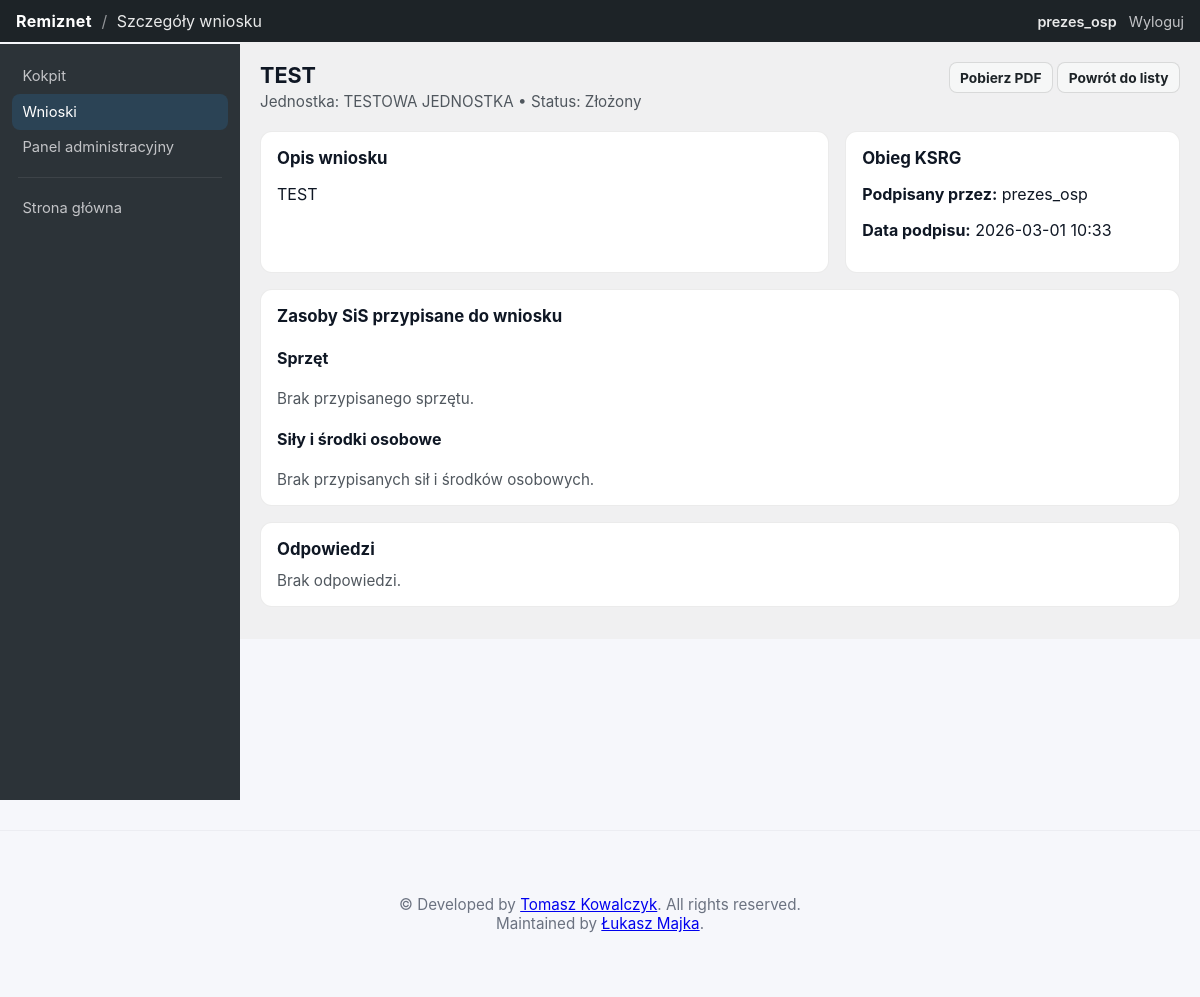
/osp/requests/1/ (signed in), run on an earlier commit of the app's database.
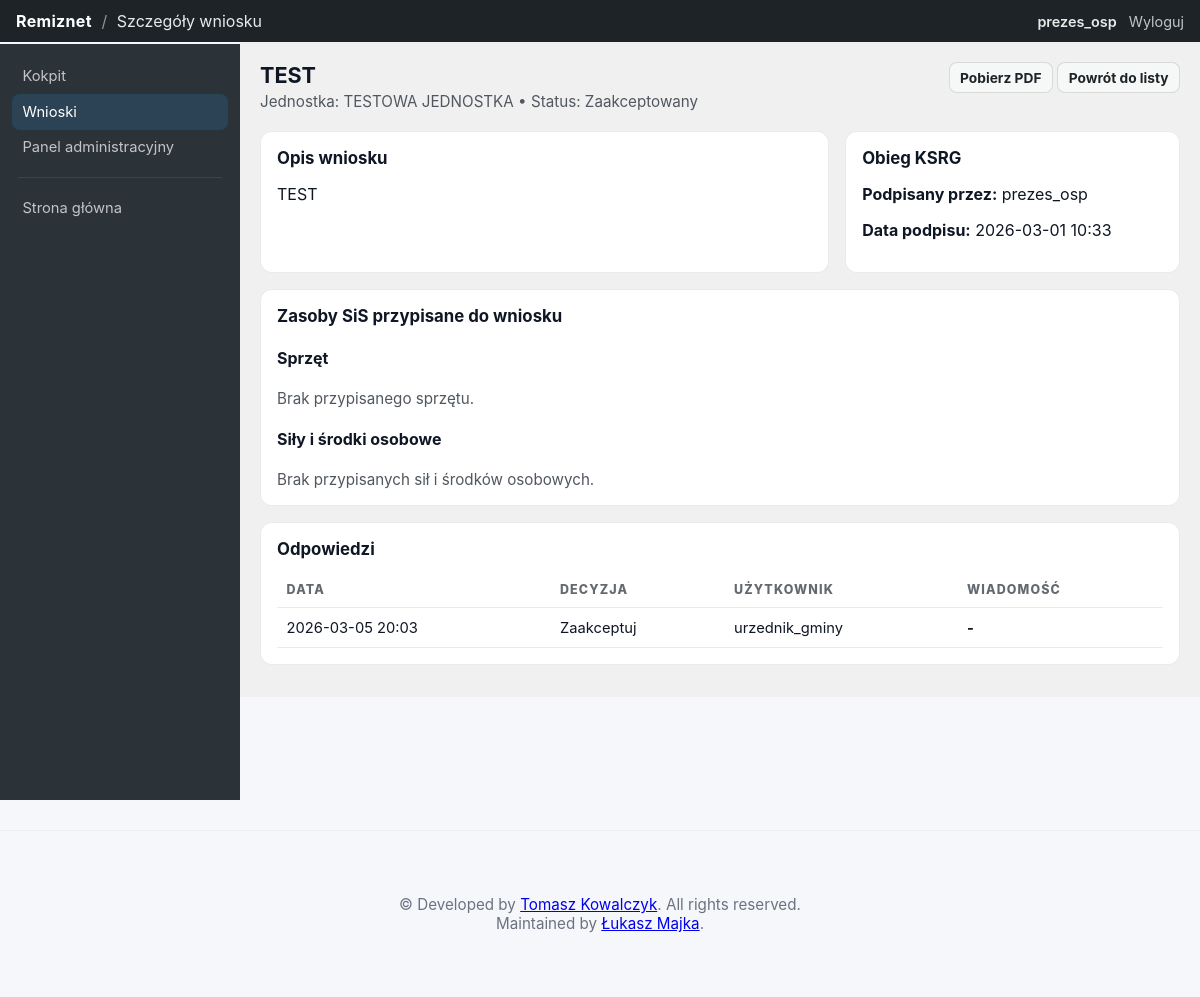
And on a later commit of the database.
### osp/models.py (models this page shows, shortened)
class Request(models.Model):
    STATUS_DRAFT = 'DRAFT'
    STATUS_SUBMITTED = 'SUBMITTED'
    STATUS_ACCEPTED = 'ACCEPTED'
    STATUS_REJECTED = 'REJECTED'
    STATUS_ARCHIVED = 'ARCHIVED'
    STATUS_CHOICES = [
        (STATUS_DRAFT, 'Roboczy'),
        (STATUS_SUBMITTED, 'Złożony'),
        (STATUS_ACCEPTED, 'Zaakceptowany'),
        (STATUS_REJECTED, 'Odrzucony'),
        (STATUS_ARCHIVED, 'Zarchiwizowany'),
    ]
    unit = models.ForeignKey(Unit, on_delete=models.CASCADE, related_name='requests')
    created_by = models.ForeignKey(User, on_delete=models.SET_NULL, null=True, blank=True)
    title = models.CharField(max_length=250)
    description = models.TextField()
    status = models.CharField(max_length=20, choices=STATUS_CHOICES, default=STATUS_DRAFT)
    created_at = models.DateTimeField(auto_now_add=True)
    updated_at = models.DateTimeField(auto_now=True)
    signed_by = models.ForeignKey(User, on_delete=models.SET_NULL, null=True, blank=True, related_name='signed_requests')
    signed_at = models.DateTimeField(null=True, blank=True)
    archived_by = models.ForeignKey(User, on_delete=models.SET_NULL, null=True, blank=True, related_name='archived_requests')
    archived_at = models.DateTimeField(null=True, blank=True)
    equipment_resources = models.ManyToManyField('Equipment', blank=True, related_name='requests')
    personnel_resources = models.ManyToManyField('PersonnelResource', blank=True, related_name='requests')

class Unit(models.Model):
    name = models.CharField(max_length=200)
    address = models.CharField(max_length=300, blank=True)
    created_at = models.DateTimeField(auto_now_add=True)
    president = models.ForeignKey(User, on_delete=models.SET_NULL, null=True, blank=True, related_name='presided_units')
    def __str__(self):
        return self.name

class RequestResponse(models.Model):
    ACTION_ACCEPT = 'ACCEPT'
    ACTION_REJECT = 'REJECT'
    ACTION_COMMENT = 'COMMENT'
    ACTION_CHOICES = [
        (ACTION_ACCEPT, 'Zaakceptuj'),
        (ACTION_REJECT, 'Odrzuć'),
        (ACTION_COMMENT, 'Komentarz'),
    ]
    request = models.ForeignKey(Request, on_delete=models.CASCADE, related_name='responses')
    responder = models.ForeignKey(User, on_delete=models.SET_NULL, null=True, blank=True)
    message = models.TextField(blank=True)
    action = models.CharField(max_length=20, choices=ACTION_CHOICES, default=ACTION_COMMENT)
    created_at = models.DateTimeField(auto_now_add=True)

### osp/views.py (the view)
# urls.py: path('requests/<int:pk>/', views.request_detail, name='request_detail'),
@login_required
def request_detail(request, pk):
    req = get_object_or_404(Request.objects.prefetch_related('responses', 'equipment_resources', 'personnel_resources'), pk=pk)
    user = request.user
    user_is_president = is_president(user)
    user_is_official = is_official(user)
    if user_is_president and req.created_by == user:
        pass
    elif user_is_official:
        pass
    else:
        return HttpResponseForbidden('Brak uprawnień do podglądu tego wniosku')
    can_sign = (
        user_is_president
        and req.created_by == user
        and req.status in [Request.STATUS_ACCEPTED, Request.STATUS_REJECTED]
        and not req.signed_by
    )
    can_archive = (
        user_is_official
        and req.status in [Request.STATUS_ACCEPTED, Request.STATUS_REJECTED]
        and req.signed_by is not None
        and req.archived_at is None
    )
    context = {
        'request_obj': req,
        'is_president': user_is_president,
        'is_official': user_is_official,
        'can_sign': can_sign,
        'can_archive': can_archive,
        'can_respond': user_is_official and req.status == Request.STATUS_SUBMITTED,
    }
    return render(request, 'osp/request_detail.html', context)

### osp/views.py (called while the page is built)
def is_president(user):
    return (
        user.is_authenticated
        and user.groups.filter(name__in=['Prezes OSP', 'president']).exists()
    )

def is_official(user):
    return (
        user.is_authenticated
        and user.groups.filter(name__in=['Urzędnik gminy', 'official']).exists()
    )

### osp/templates/osp/request_detail.html (shortened to what this page needs)
{% extends 'osp/base.html' %}
{% block content %}
  <div class="wp-admin">
    <header class="wp-topbar">
      <div class="wp-topbar-left">
        <div class="wp-brand">Remiznet</div>
        <span class="wp-sep">/</span>
        <span class="wp-area">Szczegóły wniosku</span>
      </div>
      <div class="wp-topbar-right">
        <span class="wp-user">{{ request.user.username }}</span>
        <a class="wp-topbar-link" href="{% url 'osp:logout' %}">Wyloguj</a>
      </div>
    </header>
    <div class="wp-layout">
      <aside class="wp-sidebar" aria-label="Nawigacja">
        <a class="wp-menu-item" href="{% url 'osp:panel' %}">Kokpit</a>
        <a class="wp-menu-item is-active" href="{% url 'osp:request_list' %}">Wnioski</a>
        <a class="wp-menu-item" href="/admin/">Panel administracyjny</a>
        <div class="wp-menu-sep"></div>
        <a class="wp-menu-item" href="/">Strona główna</a>
      </aside>
      <section class="wp-content">
        <div class="wp-page-head">
          <div>
            <h2 class="wp-title">{{ request_obj.title }}</h2>
            <p class="wp-subtitle">Jednostka: {{ request_obj.unit }} • Status: {{ request_obj.get_status_display }}</p>
          </div>
          <div class="wp-actions">
            <a class="wp-btn" href="{% url 'osp:request_pdf' request_obj.pk %}">Pobierz PDF</a>
            <a class="wp-btn" href="{% url 'osp:request_list' %}">Powrót do listy</a>
          </div>
        </div>
        <div class="wp-grid">
          <section class="wp-card">
            <header class="wp-card-head">
              <h3>Opis wniosku</h3>
            </header>
            <p>{{ request_obj.description }}</p>
          </section>
          <section class="wp-card">
            <header class="wp-card-head">
              <h3>Obieg KSRG</h3>
            </header>
            {% if request_obj.signed_by %}
              <p><strong>Podpisany przez:</strong> {{ request_obj.signed_by }}</p>
              <p><strong>Data podpisu:</strong> {{ request_obj.signed_at|date:"Y-m-d H:i" }}</p>
            {% elif can_sign %}
              <a class="btn btn-primary" href="{% url 'osp:request_sign' request_obj.pk %}">Podpisz wniosek</a>
            {% else %}
              <p class="wp-empty">Wniosek nie został jeszcze podpisany.</p>
            {% endif %}
          </section>
        </div>
        <section class="wp-card" style="margin-top: 1rem;">
          <header class="wp-card-head">
            <h3>Zasoby SiS przypisane do wniosku</h3>
          </header>
          <h4>Sprzęt</h4>
          {% if request_obj.equipment_resources.exists %}
            <ul>
              {% for equipment in request_obj.equipment_resources.all %}
                <li>{{ equipment.name }} ({{ equipment.inventory_number }}) - {{ equipment.get_condition_display }}</li>
              {% endfor %}
            </ul>
          {% else %}
            <p class="wp-empty">Brak przypisanego sprzętu.</p>
          {% endif %}
          <h4>Siły i środki osobowe</h4>
          {% if request_obj.personnel_resources.exists %}
            <ul>
              {% for personnel in request_obj.personnel_resources.all %}
                <li>{{ personnel.role_name }} - {{ personnel.firefighter|default:"Bez przypisanego strażaka" }} ({{ personnel.get_readiness_display }})</li>
              {% endfor %}
            </ul>
          {% else %}
            <p class="wp-empty">Brak przypisanych sił i środków osobowych.</p>
          {% endif %}
        </section>
        <section class="wp-card" style="margin-top: 1rem;">
          <header class="wp-card-head">
            <h3>Odpowiedzi</h3>
          </header>
          {% if request_obj.responses.exists %}
            <div class="wp-table-wrap" role="region" aria-label="Odpowiedzi na wniosek">
              <table class="wp-table">
                <thead>
                  <tr>
                    <th>Data</th>
                    <th>Decyzja</th>
                    <th>Użytkownik</th>
                    <th>Wiadomość</th>
                  </tr>
                </thead>
                <tbody>
                  {% for resp in request_obj.responses.all %}
                    <tr>
                      <td>{{ resp.created_at|date:"Y-m-d H:i" }}</td>
                      <td>{{ resp.get_action_display }}</td>
                      <td>{{ resp.responder }}</td>
                      <td class="wp-td-strong">{{ resp.message|default:"-" }}</td>
                    </tr>
                  {% endfor %}
                </tbody>
              </table>
            </div>
          {% else %}
            <p class="wp-empty">Brak odpowiedzi.</p>
          {% endif %}
        </section>
      </section>
    </div>
  </div>
{% endblock %}

### osp/templates/osp/base.html (shortened to what this page needs)
{% load static %}
<!DOCTYPE html>
<html lang="pl">
<head>
    <link rel="stylesheet" href="{% static 'osp/css/style.css' %}">
</head>
<body>
    <main class="site-main">
        {% block content %}{% endblock %}
    </main>
    <footer class="site-footer">
        <div class="container" style="text-align:center;padding:2rem 0;color:var(--muted,#6b7280);font-size:.95rem;">
            &copy; Developed by <a href="https://www.linkedin.com/in/tomasz-kowalczyk-196aa6395" class="footer-link">Tomasz Kowalczyk</a>. All rights reserved.
            <br>
            Maintained by <a href="https://ph0tc.pl/" class="footer-link">Łukasz Majka</a>.
        </div>
    </footer>
</body>
</html>

### static/osp/css/style.css (style rules this page uses)
:root { --bg:#f6f7fb; --header:#1f3a57; --accent:#2b8bd6; --accent-dark:#246aa8; --muted:#6b7280; --card:#ffffff; }
* { box-sizing:border-box }
body { font-family: Inter, "Segoe UI", Roboto, Arial, sans-serif; background:var(--bg); color:#0f1724; margin:0; -webkit-font-smoothing:antialiased; }
.container { max-width:1100px;margin:0 auto;padding:0 1rem }
.site-main { padding:2rem 0 }
.site-footer { padding:2rem 0;border-top:1px solid rgba(15,23,36,0.04);background:transparent }
:root { --lp-primary: #0F2338; --lp-primary-light: #00A8AA; --lp-accent: #CC2630; --lp-text: #0F2338; }
.wp-admin { margin: -2rem 0 0; min-height: calc(100vh - 2rem); }
.wp-topbar { position: sticky; top: 0; z-index: 20; background: #1d2327; color: #c3c4c7; padding: .7rem 1rem; display: flex; align-items: center; justify-content: space-between; gap: 1rem; }
.wp-topbar-left { display: inline-flex; align-items: center; gap: .6rem; min-width: 0; }
.wp-brand { color: #fff; font-weight: 700; letter-spacing: .02em; }
.wp-sep { opacity: .7; }
.wp-area { color: #fff; opacity: .9; white-space: nowrap; overflow: hidden; text-overflow: ellipsis; }
.wp-topbar-right { display: inline-flex; align-items: center; gap: .75rem; }
.wp-user { color: #fff; opacity: .9; font-weight: 600; font-size: .9rem; }
.wp-topbar-link { color: #c3c4c7; text-decoration: none; font-size: .9rem; }
.wp-layout { min-height: calc(100vh - 44px); }
.wp-sidebar { background: #2c3338; color: #c3c4c7; padding: .9rem .75rem; position: fixed; top: 44px; left: 0; width: 240px; height: calc(100vh - 44px); z-index: 30; overflow-y: auto; }
.wp-menu-item { display: flex; align-items: center; justify-content: space-between; gap: .75rem; padding: .55rem .65rem; border-radius: 8px; color: #c3c4c7; text-decoration: none; font-size: .92rem; }
.wp-menu-item.is-active { background: rgba(43, 139, 214, 0.18); color: #fff; }
.wp-menu-sep { height: 1px; margin: .75rem .4rem; background: rgba(255, 255, 255, 0.08); }
.wp-content { background: #f0f0f1; padding: 1.25rem 1.25rem 2rem; margin-left: 240px; }
.wp-page-head { display: flex; align-items: flex-start; justify-content: space-between; gap: 1.25rem; margin-bottom: 1.25rem; }
.wp-title { margin: 0; font-size: 1.35rem; }
.wp-subtitle { margin: .25rem 0 0; color: #50575e; font-size: .95rem; }
.wp-grid { display: grid; grid-template-columns: minmax(0, 1.7fr) minmax(280px, 1fr); gap: 1rem; }
.wp-card { background: #fff; border: 1px solid rgba(0,0,0,0.08); border-radius: 12px; padding: 1rem; }
.wp-card-head { display: flex; align-items: baseline; justify-content: space-between; gap: 1rem; margin-bottom: .75rem; }
.wp-card-head h3 { margin: 0; font-size: 1.05rem; }
.wp-table-wrap { overflow: auto; }
.wp-table { width: 100%; border-collapse: collapse; font-size: .92rem; }
.wp-table th, .wp-table td { padding: .65rem .6rem; border-bottom: 1px solid rgba(0,0,0,0.08); text-align: left; vertical-align: middle; white-space: nowrap; }
.wp-table th { font-size: .78rem; text-transform: uppercase; letter-spacing: .09em; color: #646970; font-weight: 800; }
.wp-td-strong { font-weight: 700; white-space: normal; }
.wp-btn { display: inline-flex; align-items: center; justify-content: center; padding: .4rem .65rem; border-radius: 8px; border: 1px solid rgba(0,0,0,0.12); background: #f6f7f7; color: #1d2327; text-decoration: none; font-weight: 700; font-size: .86rem; }
.wp-empty { margin: 0; color: #50575e; font-size: .95rem; }

What changed in the data, as far as the page shows it:
changed Request "TEST": status "Złożony" → "Zaakceptowany"
added RequestResponse: created_at "2026-03-05 20:03", action "Zaakceptuj", responder "urzednik_gminy", message "-"
Also different on the page:
text no longer shown: "Brak odpowiedzi."
text now shown: "DATA DECYZJA UŻYTKOWNIK WIADOMOŚĆ"
